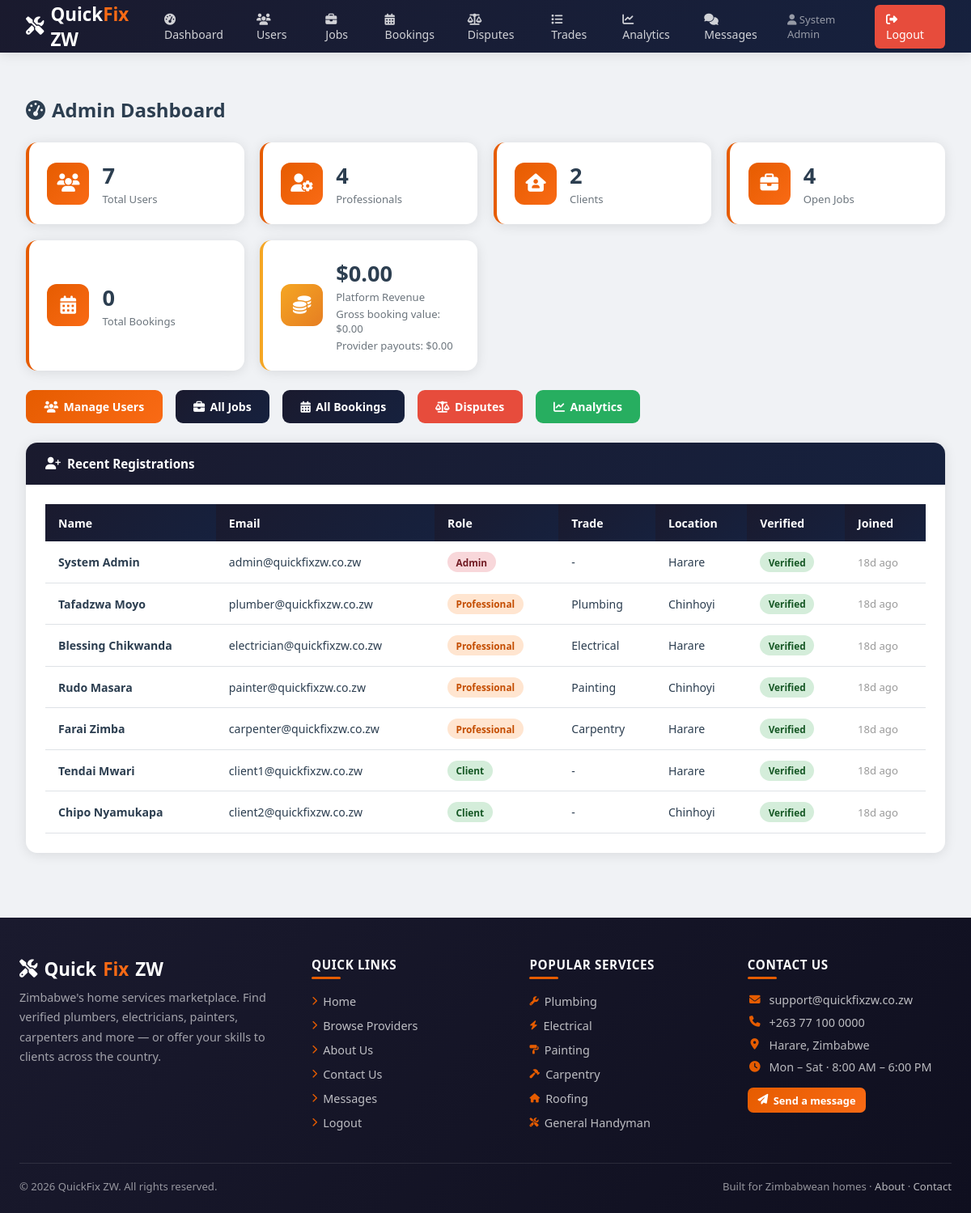
Page /admin/dashboard.php (signed in) on the committed database.
### tables this page shows
CREATE TABLE IF NOT EXISTS users (
    user_id       INT AUTO_INCREMENT PRIMARY KEY,
    full_name     VARCHAR(100) NOT NULL,
    email         VARCHAR(100) UNIQUE NOT NULL,
    password_hash VARCHAR(255) NOT NULL,
    phone         VARCHAR(20),
    role          ENUM('client','professional','admin') NOT NULL,
    national_id   VARCHAR(30) DEFAULT NULL,
    verified      TINYINT DEFAULT 0,
    location      VARCHAR(100) DEFAULT NULL,
    created_at    TIMESTAMP DEFAULT CURRENT_TIMESTAMP
);

CREATE TABLE IF NOT EXISTS professional_profiles (
    profile_id       INT AUTO_INCREMENT PRIMARY KEY,
    user_id          INT UNIQUE NOT NULL,
    trade            ENUM('Plumbing','Electrical','Painting','Carpentry','Tiling','Roofing','Welding','Landscaping','General Handyman') NOT NULL,
    bio              TEXT,
    years_experience INT DEFAULT 0,
    hourly_rate      DECIMAL(10,2) DEFAULT 5.00,
    rating_avg       DECIMAL(3,2) DEFAULT 0.00,
    total_reviews    INT DEFAULT 0,
    jobs_completed   INT DEFAULT 0,
    is_available     TINYINT DEFAULT 1,
    service_area     VARCHAR(200),
    FOREIGN KEY (user_id) REFERENCES users(user_id) ON DELETE CASCADE
);

### admin/dashboard.php (the view, shortened to what this page needs)
<?php
require_once '../includes/db.php';
require_once '../includes/functions.php';
$users = (int)$pdo->query("SELECT COUNT(*) as c FROM users")->fetch()['c'];
$pros = (int)$pdo->query("SELECT COUNT(*) as c FROM users WHERE role='professional'")->fetch()['c'];
$clients = (int)$pdo->query("SELECT COUNT(*) as c FROM users WHERE role='client'")->fetch()['c'];
$jobs = (int)$pdo->query("SELECT COUNT(*) as c FROM job_requests WHERE status='open'")->fetch()['c'];
$bookings = (int)$pdo->query("SELECT COUNT(*) as c FROM bookings")->fetch()['c'];
$grossBookings = (float)$pdo->query("SELECT COALESCE(SUM(agreed_amount),0) as t FROM bookings WHERE payment_status='released'")->fetch()['t'];
$platformRevenue = $grossBookings * PLATFORM_COMMISSION_RATE;
$providerPayouts = $grossBookings - $platformRevenue;
$recent = $pdo->query("SELECT u.*,pp.trade FROM users u LEFT JOIN professional_profiles pp ON u.user_id=pp.user_id ORDER BY u.created_at DESC LIMIT 10")->fetchAll();
?>
<!DOCTYPE html><html lang="en"><head>
<link rel="stylesheet" href="<?= BASE_URL ?>/css/style.css">
<link rel="stylesheet" href="https://cdnjs.cloudflare.com/ajax/libs/font-awesome/6.5.2/css/all.min.css">
</head><body>
<?php include '../includes/navbar.php'; ?>
<div class="container"><br>
<div class="page-title"><?=icon('gauge-high')?> Admin Dashboard</div>
<div class="card-grid">
 <div class="stat-card"><div class="stat-icon"><?=icon('users')?></div><div class="stat-info"><h3><?=$users?></h3><p>Total Users</p></div></div>
 <div class="stat-card"><div class="stat-icon"><?=icon('user-gear')?></div><div class="stat-info"><h3><?=$pros?></h3><p>Professionals</p></div></div>
 <div class="stat-card"><div class="stat-icon"><?=icon('house-user')?></div><div class="stat-info"><h3><?=$clients?></h3><p>Clients</p></div></div>
 <div class="stat-card"><div class="stat-icon"><?=icon('briefcase')?></div><div class="stat-info"><h3><?=$jobs?></h3><p>Open Jobs</p></div></div>
 <div class="stat-card"><div class="stat-icon"><?=icon('calendar-days')?></div><div class="stat-info"><h3><?=$bookings?></h3><p>Total Bookings</p></div></div>
 <div class="stat-card" style="border-left-color:var(--accent)"><div class="stat-icon" style="background:linear-gradient(135deg,var(--accent),#e67e22)"><?=icon('coins')?></div><div class="stat-info"><h3>$<?=number_format($platformRevenue,2)?></h3><p>Platform Revenue</p><div class="metric-note">Gross booking value: $<?=number_format($grossBookings,2)?></div><div class="metric-note">Provider payouts: $<?=number_format($providerPayouts,2)?></div></div></div>
</div>
<div style="display:flex;gap:1rem;flex-wrap:wrap;margin:0.5rem 0 1.5rem">
 <a href="<?= BASE_URL ?>/admin/users.php" class="btn btn-primary"><?=icon('users')?> Manage Users</a>
 <a href="<?= BASE_URL ?>/admin/jobs.php" class="btn btn-secondary"><?=icon('briefcase')?> All Jobs</a>
 <a href="<?= BASE_URL ?>/admin/bookings.php" class="btn btn-secondary"><?=icon('calendar-days')?> All Bookings</a>
 <a href="<?= BASE_URL ?>/admin/disputes.php" class="btn btn-danger"><?=icon('scale-balanced')?> Disputes</a>
 <a href="<?= BASE_URL ?>/admin/analytics.php" class="btn btn-success"><?=icon('chart-line')?> Analytics</a>
</div>
<div class="card">
 <div class="card-header"><?=icon('user-plus')?> Recent Registrations</div>
 <div class="card-body">
 <div class="table-wrap"><table>
 <thead><tr><th>Name</th><th>Email</th><th>Role</th><th>Trade</th><th>Location</th><th>Verified</th><th>Joined</th></tr></thead>
 <tbody>
 <?php foreach($recent as $u): ?>
 <tr>
 <td><strong><?=htmlspecialchars($u['full_name'])?></strong></td>
 <td><?=htmlspecialchars($u['email'])?></td>
 <td><span class="badge badge-<?=$u['role']==='admin'?'danger':($u['role']==='professional'?'primary':'success')?>"><?=ucfirst($u['role'])?></span></td>
 <td><?=$u['trade'] ?? '-'?></td>
 <td><?=$u['location'] ?? '-'?></td>
 <td><?=$u['verified'] ? '<span class="badge badge-success">Verified</span>' : '<span class="badge badge-warning">Pending</span>'?></td>
 <td style="font-size:0.82rem;color:#999"><?=timeAgo($u['created_at'])?></td>
 </tr>
 <?php endforeach; ?>
 </tbody>
 </table></div>
 </div>
</div>
</div>
<?php include '../includes/footer.php'; ?>
</body></html>

### css/style.css (style rules this page uses)
:root { --primary: #e65c00; --primary-light: #f96a15; --primary-dark: #c44d00; --secondary: #1a1a2e; --secondary-light: #16213e; --accent: #f5a623; --success: #27ae60; --danger: #e74c3c; --warning: #f39c12; --info: #2980b9; --light: #f8f9fa; --white: #ffffff; --gray: #6c757d; --dark: #2c3e50; --border: #dee2e6; --shadow: 0 2px 15px rgba(0,0,0,0.1); --shadow-lg: 0 8px 30px rgba(0,0,0,0.15); }
* { margin:0; padding:0; box-sizing:border-box; }
body { font-family:'Segoe UI',Tahoma,Geneva,Verdana,sans-serif; background:#f0f2f5; color:var(--dark); }
a { text-decoration:none; color:inherit; }
.container { max-width:1200px; margin:0 auto; padding:2rem; }
.card { background:white; border-radius:14px; box-shadow:var(--shadow); overflow:hidden; }
.card-header { background:linear-gradient(135deg,var(--secondary),var(--secondary-light)); color:white; padding:1rem 1.5rem; font-weight:600; font-size:0.95rem; display:flex; align-items:center; gap:0.5rem; }
.card-body { padding:1.5rem; }
.card-grid { display:grid; grid-template-columns:repeat(auto-fit,minmax(240px,1fr)); gap:1.2rem; margin:1.5rem 0; }
.stat-card { background:white; border-radius:14px; padding:1.4rem; box-shadow:var(--shadow); display:flex; align-items:center; gap:1rem; border-left:4px solid var(--primary); }
.stat-icon { width:52px; height:52px; border-radius:12px; display:flex; align-items:center; justify-content:center; font-size:1.4rem; background:linear-gradient(135deg,var(--primary),var(--primary-light)); color:white; flex-shrink:0; }
.stat-info h3 { font-size:1.7rem; color:var(--dark); font-weight:700; }
.stat-info p { color:var(--gray); font-size:0.82rem; margin-top:0.1rem; }
.btn { padding:0.68rem 1.4rem; border:none; border-radius:9px; cursor:pointer; font-size:0.88rem; font-weight:600; transition:all 0.2s; display:inline-flex; align-items:center; gap:0.4rem; font-family:inherit; }
.btn-primary { background:linear-gradient(135deg,var(--primary),var(--primary-light)); color:white; }
.btn-secondary { background:linear-gradient(135deg,var(--secondary),var(--secondary-light)); color:white; }
.btn-success { background:var(--success); color:white; }
.btn-danger { background:var(--danger); color:white; }
.table-wrap { overflow-x:auto; }
table { width:100%; border-collapse:collapse; font-size:0.88rem; }
thead th { background:linear-gradient(135deg,var(--secondary),var(--secondary-light)); color:white; padding:0.85rem 1rem; text-align:left; font-weight:600; }
tbody tr { border-bottom:1px solid var(--border); transition:background 0.15s; }
tbody td { padding:0.8rem 1rem; }
.badge { padding:0.28rem 0.65rem; border-radius:20px; font-size:0.74rem; font-weight:600; display:inline-block; }
.badge-success { background:#d4edda; color:#155724; }
.badge-danger { background:#f8d7da; color:#721c24; }
.badge-primary { background:#ffe5d0; color:#c44d00; }
.page-title { font-size:1.5rem; font-weight:700; color:var(--dark); margin-bottom:1.5rem; display:flex; align-items:center; gap:0.5rem; }
.metric-note { color:var(--gray); font-size:0.82rem; margin-top:0.2rem; }

### rows in the picture
users: full_name "System Admin", email "admin@quickfixzw.co.zw", role "Admin", trade "-", location "Harare", verified "Verified", created_at "18d ago"
professional_profiles: user.full_name "Tafadzwa Moyo", user.email "plumber@quickfixzw.co.zw", user.role "Professional", trade "Plumbing", user.location "Chinhoyi", user.created_at "18d ago"
professional_profiles: user.full_name "Blessing Chikwanda", user.email "electrician@quickfixzw.co.zw", user.role "Professional", trade "Electrical", user.location "Harare", user.created_at "18d ago"
professional_profiles: user.full_name "Rudo Masara", user.email "painter@quickfixzw.co.zw", user.role "Professional", trade "Painting", user.location "Chinhoyi", user.created_at "18d ago"
professional_profiles: user.full_name "Farai Zimba", user.email "carpenter@quickfixzw.co.zw", user.role "Professional", trade "Carpentry", user.location "Harare", user.created_at "18d ago"
users: full_name "Tendai Mwari", email "client1@quickfixzw.co.zw", role "Client", trade "-", location "Harare", verified "Verified", created_at "18d ago"
users: full_name "Chipo Nyamukapa", email "client2@quickfixzw.co.zw", role "Client", trade "-", location "Chinhoyi", verified "Verified", created_at "18d ago"

### other values in the picture
$name "System Admin"
$users "7"
$pros "4"
$clients "2"
$jobs "4"
$bookings "0"
$platformRevenue "0.00"
$grossBookings "0.00"
$providerPayouts "0.00"
